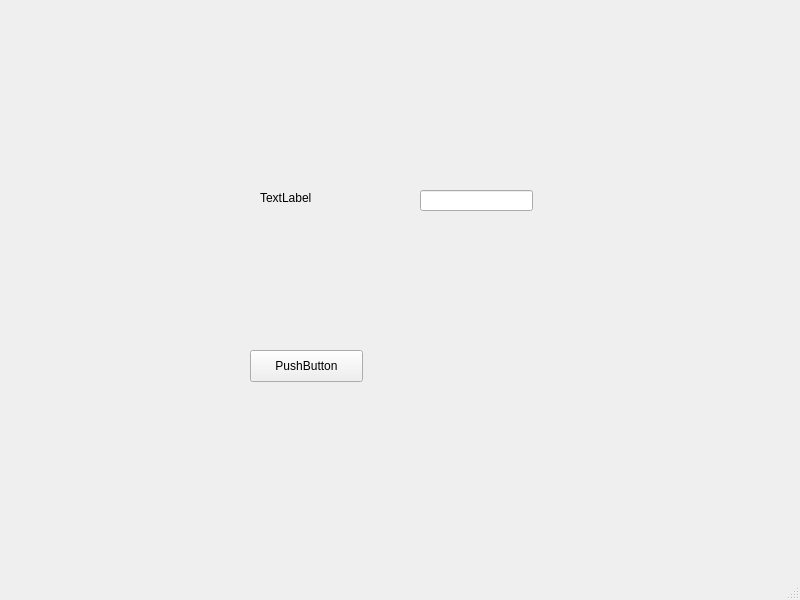
<?xml version="1.0" encoding="UTF-8"?>
<ui version="4.0">
 <class>MainWindow</class>
 <widget class="QMainWindow" name="MainWindow">
  <property name="geometry">
   <rect>
    <x>0</x>
    <y>0</y>
    <width>800</width>
    <height>600</height>
   </rect>
  </property>
  <property name="windowTitle">
   <string>MainWindow</string>
  </property>
  <widget class="QWidget" name="centralwidget">
   <widget class="QPushButton" name="a">
    <property name="geometry">
     <rect>
      <x>250</x>
      <y>350</y>
      <width>113</width>
      <height>32</height>
     </rect>
    </property>
    <property name="text">
     <string>PushButton</string>
    </property>
   </widget>
   <widget class="QLabel" name="b">
    <property name="geometry">
     <rect>
      <x>260</x>
      <y>190</y>
      <width>60</width>
      <height>16</height>
     </rect>
    </property>
    <property name="text">
     <string>TextLabel</string>
    </property>
   </widget>
   <widget class="QLineEdit" name="c">
    <property name="geometry">
     <rect>
      <x>420</x>
      <y>190</y>
      <width>113</width>
      <height>21</height>
     </rect>
    </property>
   </widget>
  </widget>
  <widget class="QMenuBar" name="menubar">
   <property name="geometry">
    <rect>
     <x>0</x>
     <y>0</y>
     <width>800</width>
     <height>24</height>
    </rect>
   </property>
  </widget>
  <widget class="QStatusBar" name="statusbar"/>
 </widget>
 <resources/>
 <connections/>
</ui>
